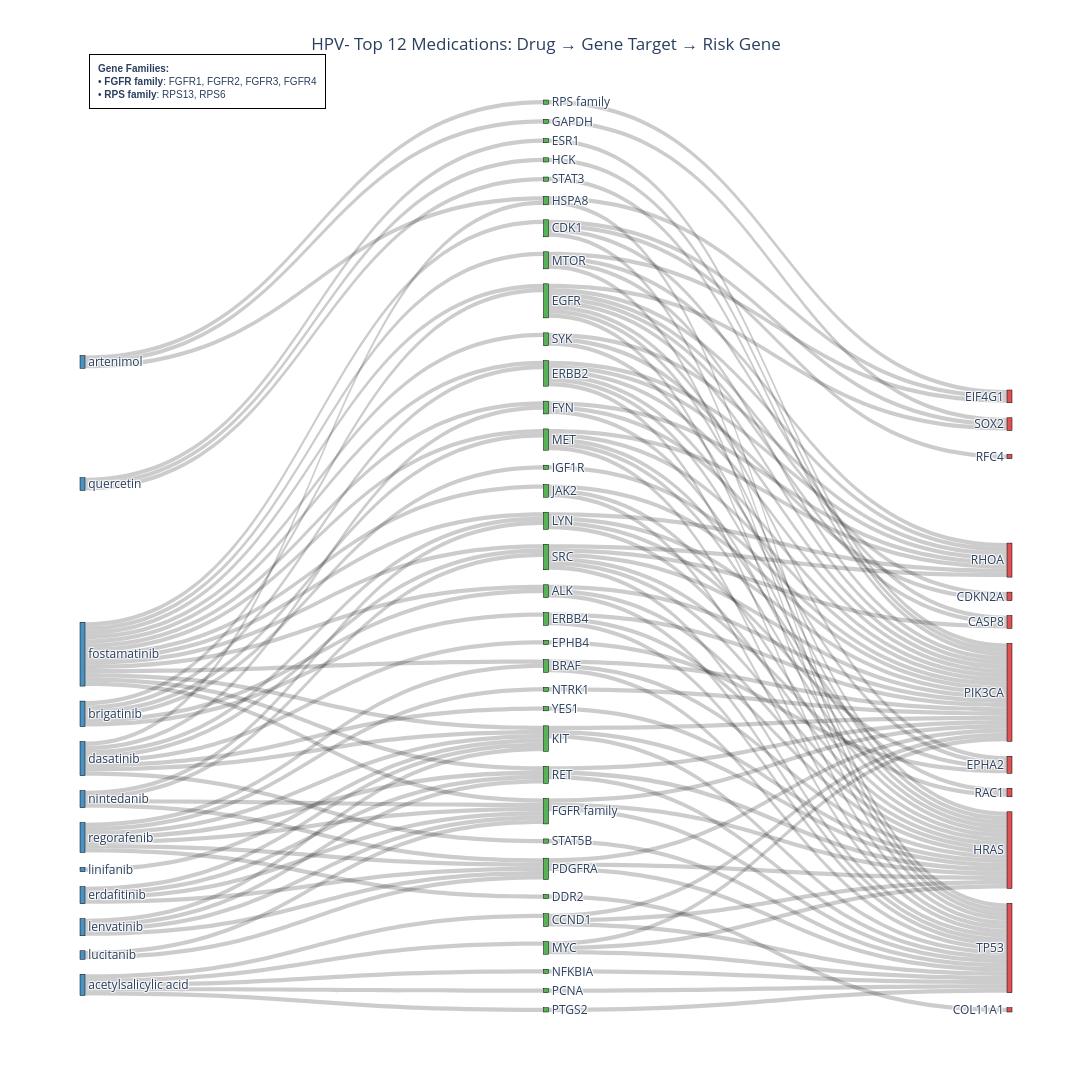
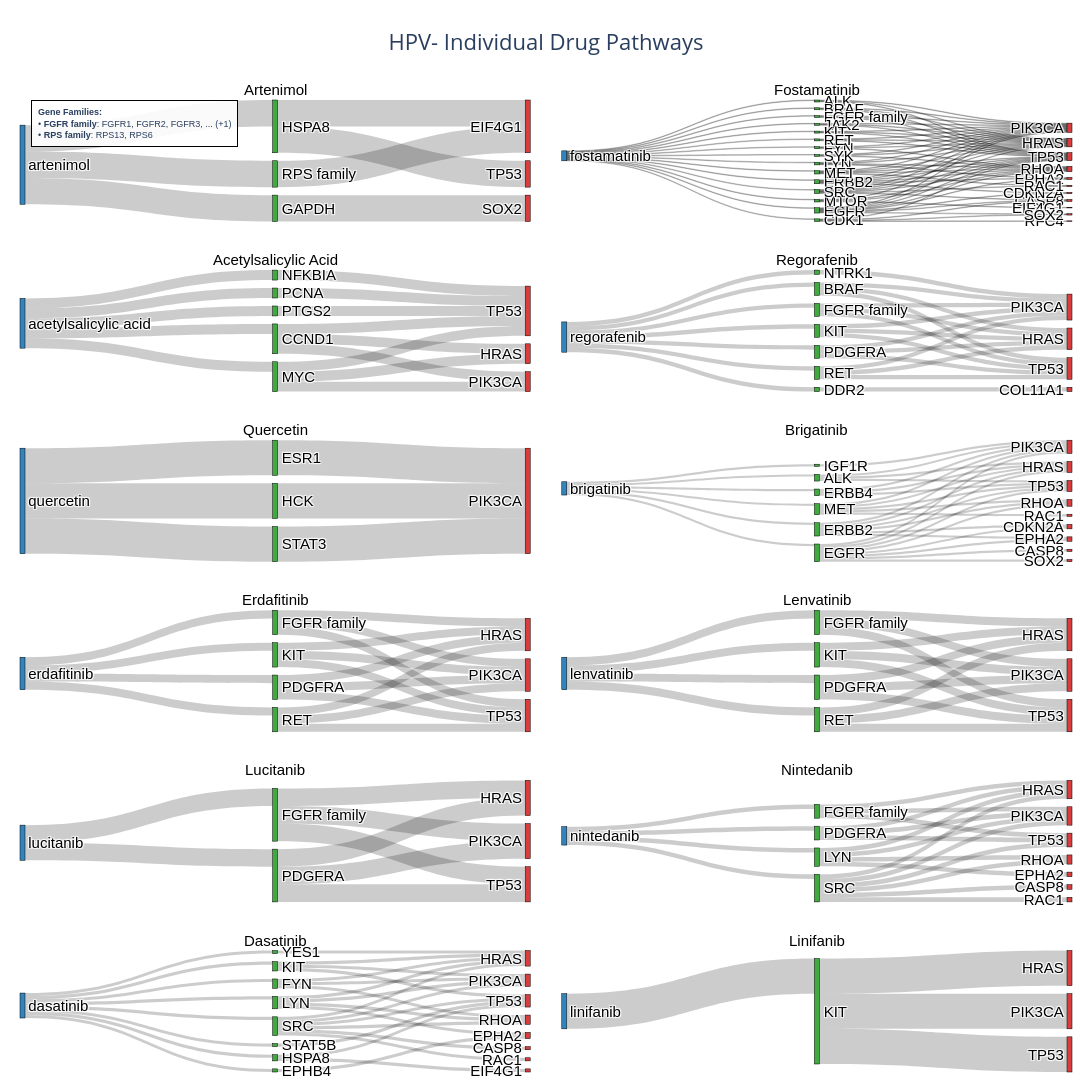

Notebook source saved alongside these figures, in order:
### Markdown cell above
### HPV- Top 10 with Required Drugs

### Code cell
# HPV- cohort: Top 10 drugs, ensure artenimol and fostamatinib are included
results_hpv_neg = create_sankey_diagrams(
    cohort='HPV-',
    top_n=12,
    required_drugs=['artenimol', 'fostamatinib', 'acetylsalicylic acid', 'regorafenib', 'quercetin','brigatinib', 'erdafitinib', 'lenvatinib', 'lucitanib', 'nintedanib', 'dasatinib', 'linifanib'],
    show_combined=True,
    show_individual=True,
    article_threshold=0
)

### Figure 1 — Plotly figure (JSON) as saved in the notebook; plotly's stock layout.template omitted (floating-point values rounded to 4 significant figures; data arrays with more than 128 entries replaced by an {"elided": "..."} marker saying what was removed)
{"data": [{"link": {"color": "rgba(0, 0, 0, 0.2)", "source": {"elided": "151 int values"}, "target": {"elided": "151 int values"}, "value": {"elided": "151 int values"}}, "node": {"color": ["rgba(44, 160, 44, 0.8)", "rgba(44, 160, 44, 0.8)", "rgba(214, 39, 40, 0.8)", "rgba(44, 160, 44, 0.8)", "rgba(44, 160, 44, 0.8)", "rgba(214, 39, 40, 0.8)", "rgba(214, 39, 40, 0.8)", "rgba(44, 160, 44, 0.8)", "rgba(44, 160, 44, 0.8)", "rgba(214, 39, 40, 0.8)", "rgba(214, 39, 40, 0.8)", "rgba(44, 160, 44, 0.8)", "rgba(44, 160, 44, 0.8)", "rgba(44, 160, 44, 0.8)", "rgba(44, 160, 44, 0.8)", "rgba(44, 160, 44, 0.8)", "rgba(44, 160, 44, 0.8)", "rgba(44, 160, 44, 0.8)", "rgba(44, 160, 44, 0.8)", "rgba(214, 39, 40, 0.8)", "rgba(44, 160, 44, 0.8)", "rgba(44, 160, 44, 0.8)", "rgba(44, 160, 44, 0.8)", "rgba(44, 160, 44, 0.8)", "rgba(44, 160, 44, 0.8)", "rgba(44, 160, 44, 0.8)", "rgba(44, 160, 44, 0.8)", "rgba(44, 160, 44, 0.8)", "rgba(44, 160, 44, 0.8)", "rgba(44, 160, 44, 0.8)", "rgba(44, 160, 44, 0.8)", "rgba(44, 160, 44, 0.8)", "rgba(214, 39, 40, 0.8)", "rgba(44, 160, 44, 0.8)", "rgba(214, 39, 40, 0.8)", "rgba(44, 160, 44, 0.8)", "rgba(214, 39, 40, 0.8)", "rgba(214, 39, 40, 0.8)", "rgba(44, 160, 44, 0.8)", "rgba(214, 39, 40, 0.8)", "rgba(44, 160, 44, 0.8)", "rgba(44, 160, 44, 0.8)", "rgba(44, 160, 44, 0.8)", "rgba(44, 160, 44, 0.8)", "rgba(214, 39, 40, 0.8)", "rgba(44, 160, 44, 0.8)", "rgba(31, 119, 180, 0.8)", "rgba(31, 119, 180, 0.8)", "rgba(31, 119, 180, 0.8)", "rgba(31, 119, 180, 0.8)", "rgba(31, 119, 180, 0.8)", "rgba(31, 119, 180, 0.8)", "rgba(31, 119, 180, 0.8)", "rgba(31, 119, 180, 0.8)", "rgba(31, 119, 180, 0.8)", "rgba(31, 119, 180, 0.8)", "rgba(31, 119, 180, 0.8)", "rgba(31, 119, 180, 0.8)"], "label": ["ALK", "BRAF", "CASP8", "CCND1", "CDK1", "CDKN2A", "COL11A1", "DDR2", "EGFR", "EIF4G1", "EPHA2", "EPHB4", "ERBB2", "ERBB4", "ESR1", "FGFR family", "FYN", "GAPDH", "HCK", "HRAS", "HSPA8", "IGF1R", "JAK2", "KIT", "LYN", "MET", "MTOR", "MYC", "NFKBIA", "NTRK1", "PCNA", "PDGFRA", "PIK3CA", "PTGS2", "RAC1", "RET", "RFC4", "RHOA", "RPS family", "SOX2", "SRC", "STAT3", "STAT5B", "SYK", "TP53", "YES1", "acetylsalicylic acid", "artenimol", "brigatinib", "dasatinib", "erdafitinib", "fostamatinib", "lenvatinib", "linifanib", "lucitanib", "nintedanib", "quercetin", "regorafenib"], "line": {"color": "black", "width": 0.5}, "pad": 15, "thickness": 5, "x": [0.5, 0.5, 0.999, 0.5, 0.5, 0.999, 0.999, 0.5, 0.5, 0.999, 0.999, 0.5, 0.5, 0.5, 0.5, 0.5, 0.5, 0.5, 0.5, 0.999, 0.5, 0.5, 0.5, 0.5, 0.5, 0.5, 0.5, 0.5, 0.5, 0.5, 0.5, 0.5, 0.999, 0.5, 0.999, 0.5, 0.999, 0.999, 0.5, 0.999, 0.5, 0.5, 0.5, 0.5, 0.999, 0.5, 0.001, 0.001, 0.001, 0.001, 0.001, 0.001, 0.001, 0.001, 0.001, 0.001, 0.001, 0.001]}, "type": "sankey"}], "layout": {"annotations": [{"align": "left", "bgcolor": "rgba(255, 255, 255, 0.9)", "bordercolor": "black", "borderpad": 8, "borderwidth": 1, "font": {"family": "Arial", "size": 10}, "showarrow": false, "text": "<b>Gene Families:</b><br>• <b>FGFR family</b>: FGFR1, FGFR2, FGFR3, FGFR4<br>• <b>RPS family</b>: RPS13, RPS6", "x": 0.01, "xanchor": "left", "xref": "paper", "y": 1.05, "yanchor": "top", "yref": "paper"}], "font": {"size": 12}, "height": 1400, "title": {"text": "HPV- Top 12 Medications: Drug → Gene Target → Risk Gene", "x": 0.5, "xanchor": "center"}, "width": 2400}}

### Figure 2 — Plotly figure (JSON) as saved in the notebook; plotly's stock layout.template omitted (floating-point values rounded to 4 significant figures)
{"data": [{"arrangement": "snap", "domain": {"x": [0, 0.485], "y": [0.875, 1]}, "link": {"color": "rgba(0, 0, 0, 0.2)", "source": [0, 0, 0, 2, 3, 1, 2], "target": [3, 1, 2, 6, 4, 5, 4], "value": [1, 1, 1, 1, 1, 1, 1]}, "node": {"color": ["rgba(31, 119, 180, 0.9)", "rgba(44, 160, 44, 0.9)", "rgba(44, 160, 44, 0.9)", "rgba(44, 160, 44, 0.9)", "rgba(214, 39, 40, 0.9)", "rgba(214, 39, 40, 0.9)", "rgba(214, 39, 40, 0.9)"], "label": ["artenimol", "GAPDH", "HSPA8", "RPS family", "EIF4G1", "SOX2", "TP53"], "line": {"color": "black", "width": 0.5}, "pad": 8, "thickness": 5}, "textfont": {"color": "black", "family": "Arial", "size": 15}, "type": "sankey", "valueformat": ".0f"}, {"arrangement": "snap", "domain": {"x": [0.515, 1], "y": [0.875, 1]}, "link": {"color": "rgba(0, 0, 0, 0.2)", "source": [0, 0, 0, 0, 0, 0, 0, 0, 0, 0, 0, 0, 0, 0, 0, 5, 5, 11, 4, 4, 1, 13, 9, 6, 10, 14, 13, 9, 2, 2, 10, 10, 10, 9, 14, 14, 14, 7, 7, 7, 5, 5, 5, 5, 12, 12, 12, 12, 1, 1, 8, 8, 8, 11, 11, 11, 11, 4, 4, 4, 4, 4, 4, 3, 3, 3, 3, 6, 6, 13, 15, 15, 15, 14, 14, 2], "target": [5, 7, 12, 1, 9, 8, 11, 4, 3, 6, 10, 13, 15, 14, 2, 21, 17, 21, 21, 17, 21, 21, 21, 21, 21, 21, 26, 26, 21, 26, 24, 20, 19, 20, 26, 24, 20, 24, 20, 21, 26, 24, 20, 19, 26, 24, 18, 21, 26, 20, 26, 20, 21, 26, 24, 20, 22, 26, 24, 25, 20, 16, 19, 23, 26, 25, 16, 26, 20, 20, 24, 20, 21, 16, 22, 20], "value": [1, 1, 1, 1, 1, 1, 1, 1, 1, 1, 1, 1, 1, 1, 1, 1, 1, 1, 1, 1, 1, 1, 1, 1, 1, 1, 1, 1, 1, 1, 1, 1, 1, 1, 1, 1, 1, 1, 1, 1, 1, 1, 1, 1, 1, 1, 1, 1, 1, 1, 1, 1, 1, 1, 1, 1, 1, 1, 1, 1, 1, 1, 1, 1, 1, 1, 1, 1, 1, 1, 1, 1, 1, 1, 1, 1]}, "node": {"color": ["rgba(31, 119, 180, 0.9)", "rgba(44, 160, 44, 0.9)", "rgba(44, 160, 44, 0.9)", "rgba(44, 160, 44, 0.9)", "rgba(44, 160, 44, 0.9)", "rgba(44, 160, 44, 0.9)", "rgba(44, 160, 44, 0.9)", "rgba(44, 160, 44, 0.9)", "rgba(44, 160, 44, 0.9)", "rgba(44, 160, 44, 0.9)", "rgba(44, 160, 44, 0.9)", "rgba(44, 160, 44, 0.9)", "rgba(44, 160, 44, 0.9)", "rgba(44, 160, 44, 0.9)", "rgba(44, 160, 44, 0.9)", "rgba(44, 160, 44, 0.9)", "rgba(214, 39, 40, 0.9)", "rgba(214, 39, 40, 0.9)", "rgba(214, 39, 40, 0.9)", "rgba(214, 39, 40, 0.9)", "rgba(214, 39, 40, 0.9)", "rgba(214, 39, 40, 0.9)", "rgba(214, 39, 40, 0.9)", "rgba(214, 39, 40, 0.9)", "rgba(214, 39, 40, 0.9)", "rgba(214, 39, 40, 0.9)", "rgba(214, 39, 40, 0.9)"], "label": ["fostamatinib", "ALK", "BRAF", "CDK1", "EGFR", "ERBB2", "FGFR family", "FYN", "JAK2", "KIT", "LYN", "MET", "MTOR", "RET", "SRC", "SYK", "CASP8", "CDKN2A", "EIF4G1", "EPHA2", "HRAS", "PIK3CA", "RAC1", "RFC4", "RHOA", "SOX2", "TP53"], "line": {"color": "black", "width": 0.5}, "pad": 8, "thickness": 5}, "textfont": {"color": "black", "family": "Arial", "size": 15}, "type": "sankey", "valueformat": ".0f"}, {"arrangement": "snap", "domain": {"x": [0, 0.485], "y": [0.7, 0.825]}, "link": {"color": "rgba(0, 0, 0, 0.2)", "source": [0, 0, 0, 0, 0, 1, 1, 1, 2, 2, 2, 5, 3, 4], "target": [1, 2, 5, 3, 4, 7, 6, 8, 7, 6, 8, 8, 8, 8], "value": [1, 1, 1, 1, 1, 1, 1, 1, 1, 1, 1, 1, 1, 1]}, "node": {"color": ["rgba(31, 119, 180, 0.9)", "rgba(44, 160, 44, 0.9)", "rgba(44, 160, 44, 0.9)", "rgba(44, 160, 44, 0.9)", "rgba(44, 160, 44, 0.9)", "rgba(44, 160, 44, 0.9)", "rgba(214, 39, 40, 0.9)", "rgba(214, 39, 40, 0.9)", "rgba(214, 39, 40, 0.9)"], "label": ["acetylsalicylic acid", "CCND1", "MYC", "NFKBIA", "PCNA", "PTGS2", "HRAS", "PIK3CA", "TP53"], "line": {"color": "black", "width": 0.5}, "pad": 8, "thickness": 5}, "textfont": {"color": "black", "family": "Arial", "size": 15}, "type": "sankey", "valueformat": ".0f"}, {"arrangement": "snap", "domain": {"x": [0.515, 1], "y": [0.7, 0.825]}, "link": {"color": "rgba(0, 0, 0, 0.2)", "source": [0, 0, 0, 0, 0, 0, 0, 7, 4, 6, 3, 7, 4, 2, 1, 1, 5, 6, 4, 3, 3, 7, 1, 6], "target": [7, 4, 2, 1, 5, 3, 6, 10, 10, 10, 10, 11, 11, 8, 10, 11, 10, 11, 9, 11, 9, 9, 9, 9], "value": [1, 1, 1, 1, 1, 1, 1, 1, 1, 1, 1, 1, 1, 1, 1, 1, 1, 1, 1, 1, 1, 1, 1, 1]}, "node": {"color": ["rgba(31, 119, 180, 0.9)", "rgba(44, 160, 44, 0.9)", "rgba(44, 160, 44, 0.9)", "rgba(44, 160, 44, 0.9)", "rgba(44, 160, 44, 0.9)", "rgba(44, 160, 44, 0.9)", "rgba(44, 160, 44, 0.9)", "rgba(44, 160, 44, 0.9)", "rgba(214, 39, 40, 0.9)", "rgba(214, 39, 40, 0.9)", "rgba(214, 39, 40, 0.9)", "rgba(214, 39, 40, 0.9)"], "label": ["regorafenib", "BRAF", "DDR2", "FGFR family", "KIT", "NTRK1", "PDGFRA", "RET", "COL11A1", "HRAS", "PIK3CA", "TP53"], "line": {"color": "black", "width": 0.5}, "pad": 8, "thickness": 5}, "textfont": {"color": "black", "family": "Arial", "size": 15}, "type": "sankey", "valueformat": ".0f"}, {"arrangement": "snap", "domain": {"x": [0, 0.485], "y": [0.525, 0.65]}, "link": {"color": "rgba(0, 0, 0, 0.2)", "source": [0, 0, 0, 2, 3, 1], "target": [3, 2, 1, 4, 4, 4], "value": [1, 1, 1, 1, 1, 1]}, "node": {"color": ["rgba(31, 119, 180, 0.9)", "rgba(44, 160, 44, 0.9)", "rgba(44, 160, 44, 0.9)", "rgba(44, 160, 44, 0.9)", "rgba(214, 39, 40, 0.9)"], "label": ["quercetin", "ESR1", "HCK", "STAT3", "PIK3CA"], "line": {"color": "black", "width": 0.5}, "pad": 8, "thickness": 5}, "textfont": {"color": "black", "family": "Arial", "size": 15}, "type": "sankey", "valueformat": ".0f"}, {"arrangement": "snap", "domain": {"x": [0.515, 1], "y": [0.525, 0.65]}, "link": {"color": "rgba(0, 0, 0, 0.2)", "source": [0, 0, 0, 0, 0, 0, 3, 3, 6, 2, 2, 5, 1, 4, 3, 3, 3, 3, 1, 1, 6, 6, 6, 6, 2, 2, 2, 2, 2, 2, 4, 4], "target": [3, 6, 2, 5, 1, 4, 11, 8, 11, 11, 8, 11, 11, 11, 15, 13, 10, 9, 15, 10, 15, 13, 10, 12, 15, 13, 14, 10, 7, 9, 15, 10], "value": [1, 1, 1, 1, 1, 1, 1, 1, 1, 1, 1, 1, 1, 1, 1, 1, 1, 1, 1, 1, 1, 1, 1, 1, 1, 1, 1, 1, 1, 1, 1, 1]}, "node": {"color": ["rgba(31, 119, 180, 0.9)", "rgba(44, 160, 44, 0.9)", "rgba(44, 160, 44, 0.9)", "rgba(44, 160, 44, 0.9)", "rgba(44, 160, 44, 0.9)", "rgba(44, 160, 44, 0.9)", "rgba(44, 160, 44, 0.9)", "rgba(214, 39, 40, 0.9)", "rgba(214, 39, 40, 0.9)", "rgba(214, 39, 40, 0.9)", "rgba(214, 39, 40, 0.9)", "rgba(214, 39, 40, 0.9)", "rgba(214, 39, 40, 0.9)", "rgba(214, 39, 40, 0.9)", "rgba(214, 39, 40, 0.9)", "rgba(214, 39, 40, 0.9)"], "label": ["brigatinib", "ALK", "EGFR", "ERBB2", "ERBB4", "IGF1R", "MET", "CASP8", "CDKN2A", "EPHA2", "HRAS", "PIK3CA", "RAC1", "RHOA", "SOX2", "TP53"], "line": {"color": "black", "width": 0.5}, "pad": 8, "thickness": 5}, "textfont": {"color": "black", "family": "Arial", "size": 15}, "type": "sankey", "valueformat": ".0f"}, {"arrangement": "snap", "domain": {"x": [0, 0.485], "y": [0.35, 0.475]}, "link": {"color": "rgba(0, 0, 0, 0.2)", "source": [0, 0, 0, 0, 4, 2, 3, 1, 4, 2, 3, 2, 1, 1, 4, 3], "target": [4, 2, 3, 1, 6, 6, 6, 6, 7, 7, 7, 5, 7, 5, 5, 5], "value": [1, 1, 1, 1, 1, 1, 1, 1, 1, 1, 1, 1, 1, 1, 1, 1]}, "node": {"color": ["rgba(31, 119, 180, 0.9)", "rgba(44, 160, 44, 0.9)", "rgba(44, 160, 44, 0.9)", "rgba(44, 160, 44, 0.9)", "rgba(44, 160, 44, 0.9)", "rgba(214, 39, 40, 0.9)", "rgba(214, 39, 40, 0.9)", "rgba(214, 39, 40, 0.9)"], "label": ["erdafitinib", "FGFR family", "KIT", "PDGFRA", "RET", "HRAS", "PIK3CA", "TP53"], "line": {"color": "black", "width": 0.5}, "pad": 8, "thickness": 5}, "textfont": {"color": "black", "family": "Arial", "size": 15}, "type": "sankey", "valueformat": ".0f"}, {"arrangement": "snap", "domain": {"x": [0.515, 1], "y": [0.35, 0.475]}, "link": {"color": "rgba(0, 0, 0, 0.2)", "source": [0, 0, 0, 0, 4, 2, 3, 1, 4, 2, 3, 2, 1, 1, 4, 3], "target": [4, 2, 3, 1, 6, 6, 6, 6, 7, 7, 7, 5, 7, 5, 5, 5], "value": [1, 1, 1, 1, 1, 1, 1, 1, 1, 1, 1, 1, 1, 1, 1, 1]}, "node": {"color": ["rgba(31, 119, 180, 0.9)", "rgba(44, 160, 44, 0.9)", "rgba(44, 160, 44, 0.9)", "rgba(44, 160, 44, 0.9)", "rgba(44, 160, 44, 0.9)", "rgba(214, 39, 40, 0.9)", "rgba(214, 39, 40, 0.9)", "rgba(214, 39, 40, 0.9)"], "label": ["lenvatinib", "FGFR family", "KIT", "PDGFRA", "RET", "HRAS", "PIK3CA", "TP53"], "line": {"color": "black", "width": 0.5}, "pad": 8, "thickness": 5}, "textfont": {"color": "black", "family": "Arial", "size": 15}, "type": "sankey", "valueformat": ".0f"}, {"arrangement": "snap", "domain": {"x": [0, 0.485], "y": [0.175, 0.3]}, "link": {"color": "rgba(0, 0, 0, 0.2)", "source": [0, 0, 2, 1, 2, 1, 1, 2], "target": [1, 2, 4, 4, 5, 5, 3, 3], "value": [1, 1, 1, 1, 1, 1, 1, 1]}, "node": {"color": ["rgba(31, 119, 180, 0.9)", "rgba(44, 160, 44, 0.9)", "rgba(44, 160, 44, 0.9)", "rgba(214, 39, 40, 0.9)", "rgba(214, 39, 40, 0.9)", "rgba(214, 39, 40, 0.9)"], "label": ["lucitanib", "FGFR family", "PDGFRA", "HRAS", "PIK3CA", "TP53"], "line": {"color": "black", "width": 0.5}, "pad": 8, "thickness": 5}, "textfont": {"color": "black", "family": "Arial", "size": 15}, "type": "sankey", "valueformat": ".0f"}, {"arrangement": "snap", "domain": {"x": [0.515, 1], "y": [0.175, 0.3]}, "link": {"color": "rgba(0, 0, 0, 0.2)", "source": [0, 0, 0, 0, 3, 1, 2, 4, 3, 2, 2, 2, 4, 4, 4, 1, 1, 4, 4, 3], "target": [2, 4, 1, 3, 8, 8, 8, 8, 11, 10, 7, 6, 11, 10, 7, 11, 7, 5, 9, 7], "value": [1, 1, 1, 1, 1, 1, 1, 1, 1, 1, 1, 1, 1, 1, 1, 1, 1, 1, 1, 1]}, "node": {"color": ["rgba(31, 119, 180, 0.9)", "rgba(44, 160, 44, 0.9)", "rgba(44, 160, 44, 0.9)", "rgba(44, 160, 44, 0.9)", "rgba(44, 160, 44, 0.9)", "rgba(214, 39, 40, 0.9)", "rgba(214, 39, 40, 0.9)", "rgba(214, 39, 40, 0.9)", "rgba(214, 39, 40, 0.9)", "rgba(214, 39, 40, 0.9)", "rgba(214, 39, 40, 0.9)", "rgba(214, 39, 40, 0.9)"], "label": ["nintedanib", "FGFR family", "LYN", "PDGFRA", "SRC", "CASP8", "EPHA2", "HRAS", "PIK3CA", "RAC1", "RHOA", "TP53"], "line": {"color": "black", "width": 0.5}, "pad": 8, "thickness": 5}, "textfont": {"color": "black", "family": "Arial", "size": 15}, "type": "sankey", "valueformat": ".0f"}, {"arrangement": "snap", "domain": {"x": [0, 0.485], "y": [0, 0.125]}, "link": {"color": "rgba(0, 0, 0, 0.2)", "source": [0, 0, 0, 0, 0, 0, 0, 0, 4, 5, 6, 4, 8, 5, 5, 5, 4, 6, 6, 6, 2, 2, 2, 1, 7, 3, 6, 6, 3], "target": [8, 5, 4, 6, 2, 1, 7, 3, 13, 13, 13, 16, 12, 15, 12, 11, 12, 16, 15, 12, 15, 12, 13, 11, 16, 16, 9, 14, 10], "value": [1, 1, 1, 1, 1, 1, 1, 1, 1, 1, 1, 1, 1, 1, 1, 1, 1, 1, 1, 1, 1, 1, 1, 1, 1, 1, 1, 1, 1]}, "node": {"color": ["rgba(31, 119, 180, 0.9)", "rgba(44, 160, 44, 0.9)", "rgba(44, 160, 44, 0.9)", "rgba(44, 160, 44, 0.9)", "rgba(44, 160, 44, 0.9)", "rgba(44, 160, 44, 0.9)", "rgba(44, 160, 44, 0.9)", "rgba(44, 160, 44, 0.9)", "rgba(44, 160, 44, 0.9)", "rgba(214, 39, 40, 0.9)", "rgba(214, 39, 40, 0.9)", "rgba(214, 39, 40, 0.9)", "rgba(214, 39, 40, 0.9)", "rgba(214, 39, 40, 0.9)", "rgba(214, 39, 40, 0.9)", "rgba(214, 39, 40, 0.9)", "rgba(214, 39, 40, 0.9)"], "label": ["dasatinib", "EPHB4", "FYN", "HSPA8", "KIT", "LYN", "SRC", "STAT5B", "YES1", "CASP8", "EIF4G1", "EPHA2", "HRAS", "PIK3CA", "RAC1", "RHOA", "TP53"], "line": {"color": "black", "width": 0.5}, "pad": 8, "thickness": 5}, "textfont": {"color": "black", "family": "Arial", "size": 15}, "type": "sankey", "valueformat": ".0f"}, {"arrangement": "snap", "domain": {"x": [0.515, 1], "y": [0, 0.125]}, "link": {"color": "rgba(0, 0, 0, 0.2)", "source": [0, 1, 1, 1], "target": [1, 3, 4, 2], "value": [1, 1, 1, 1]}, "node": {"color": ["rgba(31, 119, 180, 0.9)", "rgba(44, 160, 44, 0.9)", "rgba(214, 39, 40, 0.9)", "rgba(214, 39, 40, 0.9)", "rgba(214, 39, 40, 0.9)"], "label": ["linifanib", "KIT", "HRAS", "PIK3CA", "TP53"], "line": {"color": "black", "width": 0.5}, "pad": 8, "thickness": 5}, "textfont": {"color": "black", "family": "Arial", "size": 15}, "type": "sankey", "valueformat": ".0f"}], "layout": {"annotations": [{"font": {"color": "black", "family": "Arial", "size": 15}, "showarrow": false, "text": "Artenimol", "x": 0.2425, "xanchor": "center", "xref": "paper", "y": 1, "yanchor": "bottom", "yref": "paper"}, {"font": {"color": "black", "family": "Arial", "size": 15}, "showarrow": false, "text": "Fostamatinib", "x": 0.7575, "xanchor": "center", "xref": "paper", "y": 1, "yanchor": "bottom", "yref": "paper"}, {"font": {"color": "black", "family": "Arial", "size": 15}, "showarrow": false, "text": "Acetylsalicylic Acid", "x": 0.2425, "xanchor": "center", "xref": "paper", "y": 0.825, "yanchor": "bottom", "yref": "paper"}, {"font": {"color": "black", "family": "Arial", "size": 15}, "showarrow": false, "text": "Regorafenib", "x": 0.7575, "xanchor": "center", "xref": "paper", "y": 0.825, "yanchor": "bottom", "yref": "paper"}, {"font": {"color": "black", "family": "Arial", "size": 15}, "showarrow": false, "text": "Quercetin", "x": 0.2425, "xanchor": "center", "xref": "paper", "y": 0.65, "yanchor": "bottom", "yref": "paper"}, {"font": {"color": "black", "family": "Arial", "size": 15}, "showarrow": false, "text": "Brigatinib", "x": 0.7575, "xanchor": "center", "xref": "paper", "y": 0.65, "yanchor": "bottom", "yref": "paper"}, {"font": {"color": "black", "family": "Arial", "size": 15}, "showarrow": false, "text": "Erdafitinib", "x": 0.2425, "xanchor": "center", "xref": "paper", "y": 0.475, "yanchor": "bottom", "yref": "paper"}, {"font": {"color": "black", "family": "Arial", "size": 15}, "showarrow": false, "text": "Lenvatinib", "x": 0.7575, "xanchor": "center", "xref": "paper", "y": 0.475, "yanchor": "bottom", "yref": "paper"}, {"font": {"color": "black", "family": "Arial", "size": 15}, "showarrow": false, "text": "Lucitanib", "x": 0.2425, "xanchor": "center", "xref": "paper", "y": 0.3, "yanchor": "bottom", "yref": "paper"}, {"font": {"color": "black", "family": "Arial", "size": 15}, "showarrow": false, "text": "Nintedanib", "x": 0.7575, "xanchor": "center", "xref": "paper", "y": 0.3, "yanchor": "bottom", "yref": "paper"}, {"font": {"color": "black", "family": "Arial", "size": 15}, "showarrow": false, "text": "Dasatinib", "x": 0.2425, "xanchor": "center", "xref": "paper", "y": 0.125, "yanchor": "bottom", "yref": "paper"}, {"font": {"color": "black", "family": "Arial", "size": 15}, "showarrow": false, "text": "Linifanib", "x": 0.7575, "xanchor": "center", "xref": "paper", "y": 0.125, "yanchor": "bottom", "yref": "paper"}, {"align": "left", "bgcolor": "rgba(255, 255, 255, 0.9)", "bordercolor": "black", "borderpad": 6, "borderwidth": 1, "font": {"family": "Arial", "size": 9}, "showarrow": false, "text": "<b>Gene Families:</b><br>• <b>FGFR family</b>: FGFR1, FGFR2, FGFR3, ... (+1)<br>• <b>RPS family</b>: RPS13, RPS6", "x": 0.01, "xanchor": "left", "xref": "paper", "y": 1, "yanchor": "top", "yref": "paper"}], "font": {"size": 14}, "height": 2200, "margin": {"b": 20, "l": 20, "r": 20, "t": 100}, "showlegend": false, "title": {"font": {"size": 22}, "text": "HPV- Individual Drug Pathways<br>", "x": 0.5, "xanchor": "center"}, "width": 2000}}
